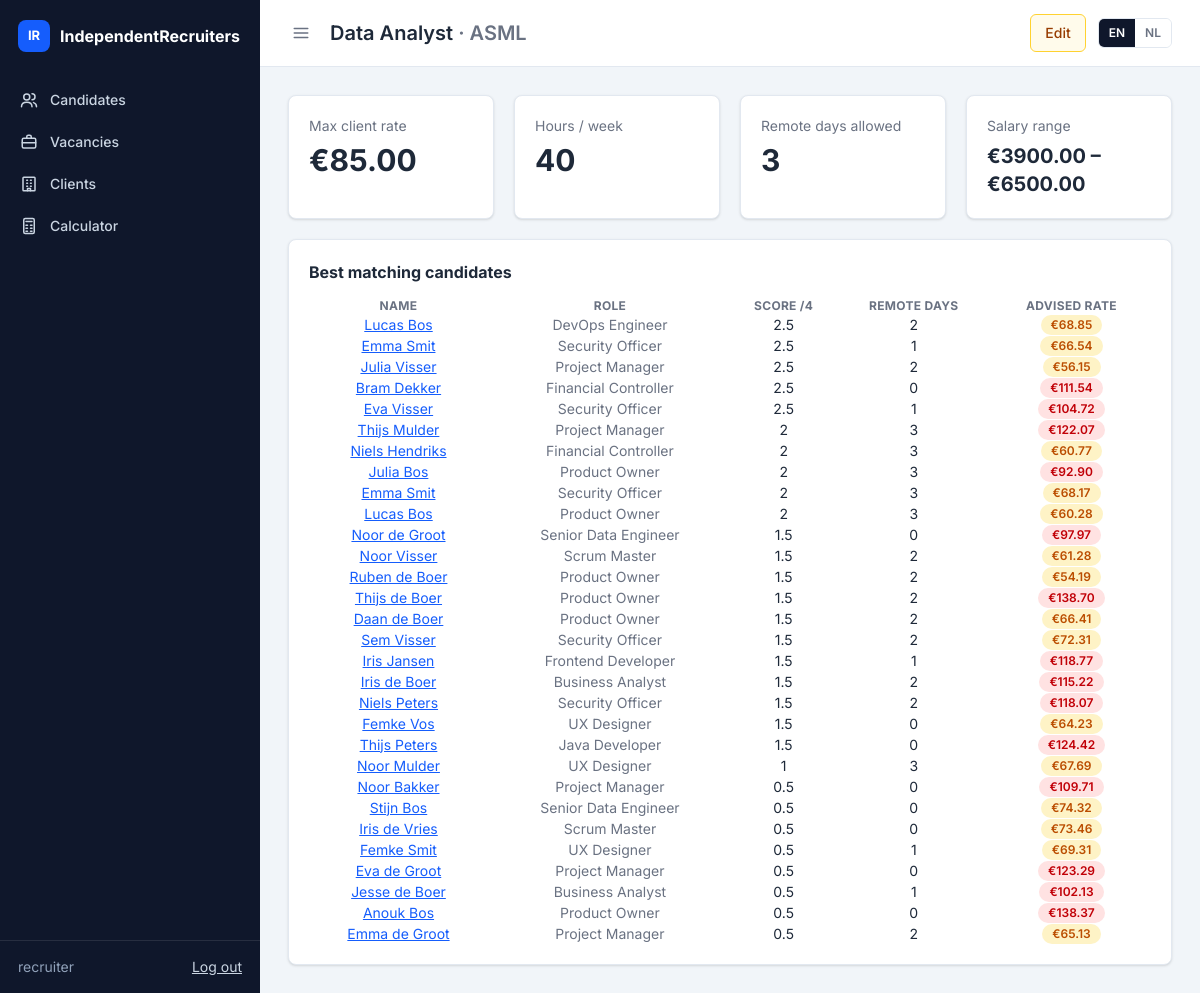
Page /clients/vacancies/24/ (signed in) on the earlier database version.
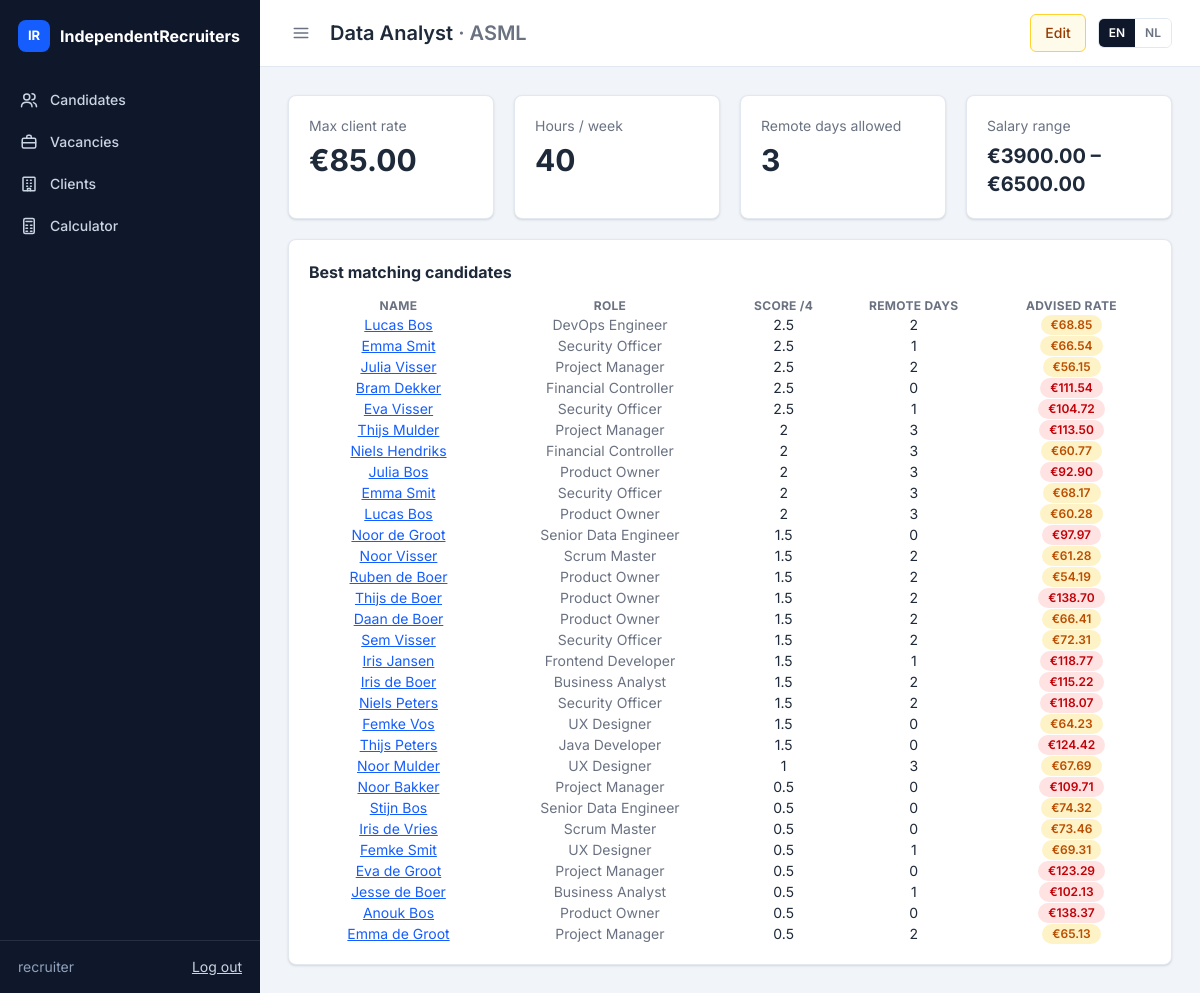
Same page on the later database version.
### candidates/models.py (models this page shows, shortened)
class Candidate(models.Model):
    class Status(models.TextChoices):
        INTAKE = "intake", _("Intake")
        AVAILABLE = "available", _("Available")
        PROPOSED = "proposed", _("Proposed")
        PLACED = "placed", _("Placed")
        INACTIVE = "inactive", _("Inactive")
    class Transport(models.TextChoices):
        CAR = "car", _("Car")
        OV = "ov", _("Public transport")
    first_name = models.CharField(_("first name"), max_length=100)
    last_name = models.CharField(_("last name"), max_length=100)
    email = models.EmailField(_("email"), blank=True)
    phone = models.CharField(_("phone"), max_length=30, blank=True)
    city = models.CharField(_("home location"), max_length=150, blank=True,
                            help_text=_("City, postcode or address, used to calculate travel distance"))
    desired_role = models.CharField(_("desired role"), max_length=150, blank=True)
    status = models.CharField(_("status"), max_length=20, choices=Status.choices, default=Status.INTAKE)
    expected_salary_month = models.DecimalField(_("desired gross salary / month (€)"), max_digits=8, decimal_places=2)
    hours_per_week = models.PositiveSmallIntegerField(
        _("desired hours per week"), default=40, validators=[MinValueValidator(1), MaxValueValidator(60)]
    )
    travel_distance_km = models.DecimalField(
        _("travel distance one way (km)"), max_digits=6, decimal_places=1, null=True, blank=True,
        help_text=_("Calculated automatically from the home location and the vacancy location"),
    )
    transport_type = models.CharField(_("travel means"), max_length=10, choices=Transport.choices, default=Transport.CAR)
    client_pays_travel = models.BooleanField(
        _("client pays travel costs"), default=False,
        help_text=_("Travel costs are then left out of the tariff (defaults to the vacancy's setting)"),
    )
    remote_days_per_week = models.PositiveSmallIntegerField(
        _("remote days / week"), default=0, validators=[MaxValueValidator(5)],
        help_text=_("Used for matching only"),
    )
    cost_factor = models.DecimalField(_("cost price factor"), max_digits=4, decimal_places=2, default=Decimal("2.00"))
    margin_per_hour = models.DecimalField(
        _("margin / hour (€)"), max_digits=6, decimal_places=2, default=Decimal("10.00"),
        validators=[MinValueValidator(C.MIN_MARGIN), MaxValueValidator(C.MAX_MARGIN)],
    )
    proposed_rate = models.DecimalField(
        _("proposed tariff / hour (€)"), max_digits=7, decimal_places=2, null=True, blank=True,
        help_text=_("Leave empty to use the advised tariff."),
    )
    vacancy = models.ForeignKey(
        "clients.Vacancy", on_delete=models.SET_NULL, null=True, blank=True,
        related_name="candidates", verbose_name=_("vacancy"),
    )
    notes = models.TextField(_("notes"), blank=True)
    created_at = models.DateTimeField(auto_now_add=True)
    updated_at = models.DateTimeField(auto_now=True)
    PRICING_FIELD_MAP = {
        "salary_month": "expected_salary_month",
        "hours_per_week": "hours_per_week",
        "cost_factor": "cost_factor",
        "margin": "margin_per_hour",
        "travel_distance_km": "travel_distance_km",
        "transport_type": "transport_type",
        "client_pays_travel": "client_pays_travel",
    }
    class Meta:
        ordering = ["-created_at"]
        verbose_name = _("candidate")
        verbose_name_plural = _("candidates")
    @property
    def full_name(self):
        return f"{self.first_name} {self.last_name}".strip()
    def pricing_input(self, vacancy=_UNSET, **overrides) -> PricingInput:
        vacancy = self.vacancy if vacancy is _UNSET else vacancy
        data = {engine: getattr(self, model) for engine, model in self.PRICING_FIELD_MAP.items()}
        if vacancy != self.vacancy:
            data["client_pays_travel"] = bool(vacancy and vacancy.client_pays_travel)
        data.update(
            max_rate=vacancy.max_rate_per_hour if vacancy else None,
            proposed_rate=self.proposed_rate,
        )
        data.update(overrides)
        return PricingInput(**data)
    def refresh_travel_distance(self):
        if not (self.city and self.vacancy and self.vacancy.location):
            return
        result = route_distance_km(self.city, self.vacancy.location)
        if result:
            self.travel_distance_km = result["km"]
    def pricing_for(self, vacancy):
        return calculate(self.pricing_input(vacancy=vacancy))

### clients/views.py (the view)
# urls.py: path("vacancies/<int:pk>/", views.vacancy_detail, name="detail"),
def vacancy_detail(request, pk):
    vacancy = get_object_or_404(Vacancy.objects.select_related("client"), pk=pk)
    candidates = Candidate.objects.exclude(status__in=[Candidate.Status.INACTIVE, Candidate.Status.PLACED])
    ranked = [
        {"candidate": c, "score": s, "pricing": c.pricing_for(vacancy)}
        for c, s in matching.rank_candidates(vacancy, candidates)
    ]
    return render(request, "clients/vacancy_detail.html", {
        "vacancy": vacancy, "ranked": ranked, "max_score": matching.MAX_SCORE,
    })

### clients/matching.py (called while the page is built)
def _budget_points(candidate, vacancy):
    rate = candidate.pricing_for(vacancy).final_rate
    max_rate = vacancy.max_rate_per_hour
    if max_rate * Decimal("0.9") <= rate <= max_rate:
        return 1
    else:
        return 0

def _remote_points(candidate, vacancy):
    gap = candidate.remote_days_per_week - vacancy.remote_days_allowed
    if gap == 0:
        return 1
    elif gap < 0:
        return 0.5
    else:
        return 0

def _hours_per_week_points(candidate, vacancy):
    if candidate.hours_per_week == vacancy.hours_per_week:
        return 1
    else:
        return 0

def _location_points(candidate, vacancy):
    if candidate.city and vacancy.city and candidate.city.strip().lower() == vacancy.city.strip().lower():
        return 1
    if candidate.travel_distance_km is None and candidate.city and vacancy.location:
        candidate.refresh_travel_distance()
        if candidate.travel_distance_km is not None and candidate.pk:
            type(candidate).objects.filter(pk=candidate.pk).update(travel_distance_km=candidate.travel_distance_km)
    if candidate.travel_distance_km is not None:
        return 1 if candidate.travel_distance_km <= CLOSE_KM else 0
    return 0

### clients/templates/clients/vacancy_detail.html (shortened to what this page needs)
{% extends "core/base.html" %}
{% load i18n ui %}
{% block heading %}{{ vacancy.title }} <span class="text-gray-500">· {{ vacancy.client.name }}</span>{% endblock %}
{% block page_actions %}
    <button class="{{ ui.btn_edit }}" data-modal-url="{% url 'clients:update' vacancy.pk %}" data-reload>{% trans "Edit" %}</button>
{% endblock %}
{% block content %}
<div class="grid grid-cols-1 gap-5 sm:grid-cols-2 lg:grid-cols-4">
    <div class="{{ ui.card }}"><div class="text-gray-500">{% trans "Max client rate" %}</div><div class="mt-1.5 text-3xl font-bold">€{{ vacancy.max_rate_per_hour }}</div></div>
    <div class="{{ ui.card }}"><div class="text-gray-500">{% trans "Hours / week" %}</div><div class="mt-1.5 text-3xl font-bold">{{ vacancy.hours_per_week }}</div></div>
    <div class="{{ ui.card }}"><div class="text-gray-500">{% trans "Remote days allowed" %}</div><div class="mt-1.5 text-3xl font-bold">{{ vacancy.remote_days_allowed }}</div></div>
    <div class="{{ ui.card }}"><div class="text-gray-500">{% trans "Salary range" %}</div><div class="mt-1.5 text-xl font-bold">€{{ vacancy.min_salary|default:"–" }} – €{{ vacancy.max_salary|default:"–" }}</div></div>
</div>
<div class="mt-5 {{ ui.dt_card }}">
    <h2 class="{{ ui.h2 }}">{% trans "Best matching candidates" %}</h2>
    <table id="matches" class="display w-full">
        <thead>
            <tr>
                <th>{% trans "Name" %}</th>
                <th>{% trans "Role" %}</th>
                <th>{% trans "Score" %} /{{ max_score }}</th>
                <th>{% trans "Remote days" %}</th>
                <th>{% trans "Advised rate" %}</th>
            </tr>
        </thead>
        <tbody>
            {% for row in ranked %}
                <tr>
                    <td><a href="{% url 'candidates:detail' row.candidate.pk %}">{{ row.candidate.full_name }}</a></td>
                    <td class="text-gray-500">{{ row.candidate.desired_role }}</td>
                    <td data-order="{{ row.score.total|stringformat:'s' }}">{{ row.score.total|floatformat:"-1" }}</td>
                    <td>{{ row.candidate.remote_days_per_week }}</td>
                    <td data-order="{{ row.pricing.final_rate|stringformat:'s' }}"><span class="{{ row.pricing.budget_status|badge }}">€{{ row.pricing.final_rate|floatformat:2 }}</span></td>
                </tr>
            {% endfor %}
        </tbody>
    </table>
</div>
{% endblock %}

Differences in the rows shown:
changed Candidate "Thijs Mulder": pricing.final_rate "122.07" → "113.50"
